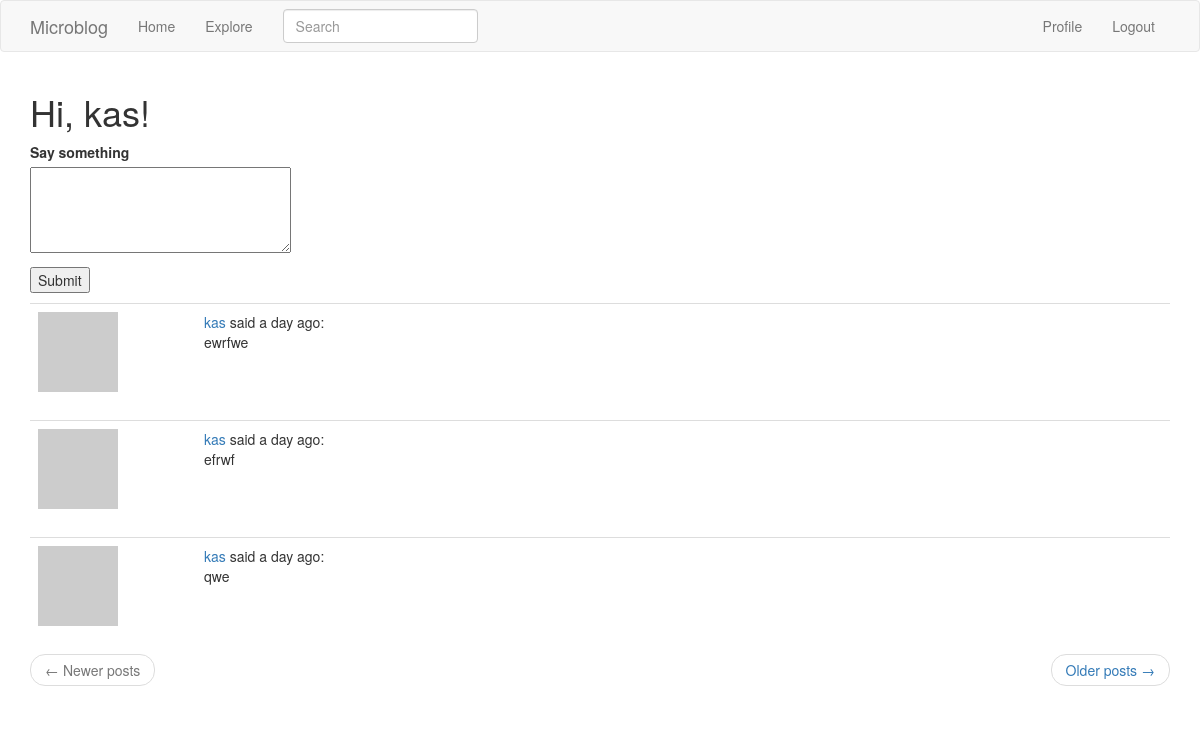
Before: /index (signed in) with the older database file.
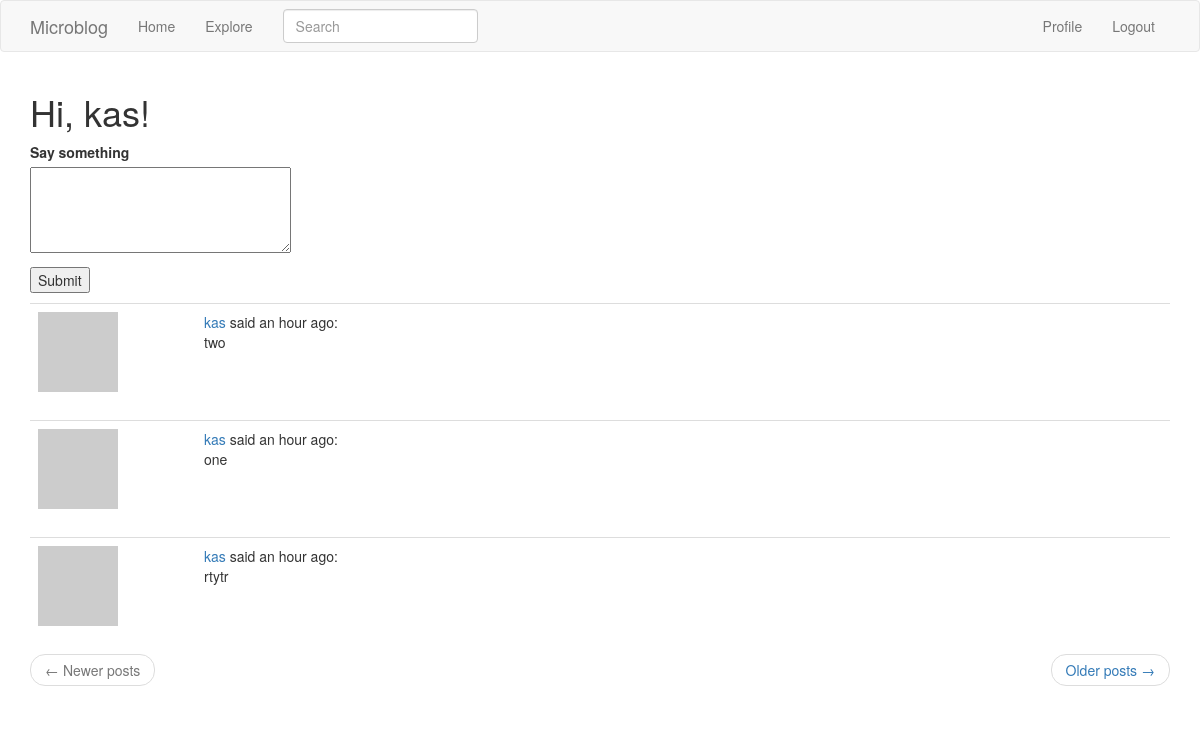
After: the same page with the newer database file.
### app_dir/models.py (models this page shows, shortened)
class User(UserMixin, db.Model):
    id = db.Column(db.Integer, primary_key=True)
    username = db.Column(db.String(64), index=True, unique=True)
    email = db.Column(db.String(120), index=True, unique=True)
    password_hash = db.Column(db.String(128))
    posts = db.relationship('Post', backref='author', lazy='dynamic')
    about_me = db.Column(db.String(140))
    last_seen = db.Column(db.DateTime, default=datetime.utcnow)
    followed = db.relationship(
        'User', secondary=followers,
        primaryjoin=(followers.c.follower_id == id),
        secondaryjoin=(followers.c.followed_id == id),
        backref=db.backref('followers', lazy='dynamic'), lazy='dynamic')
    def avatar(self, size):
        digest = md5(self.email.lower().encode('utf-8')).hexdigest()
        return 'https://www.gravatar.com/avatar/{}?d=identicon&s={}'.format(
            digest, size)
    def followed_posts(self):
        followed = Post.query.join(
            followers, (followers.c.followed_id == Post.user_id)).filter(
            followers.c.follower_id == self.id)
        own = Post.query.filter_by(user_id=self.id)
        return followed.union(own).order_by(Post.timestamp.desc())

class SearchableMixin(object):
    @classmethod
    def before_commit(cls, session):
        session._changes = {
            'add': list(session.new),
            'update': list(session.dirty),
            'delete': list(session.deleted)
        }
    @classmethod
    def after_commit(cls, session):
        for obj in session._changes['add']:
            if isinstance(obj, SearchableMixin):
                add_to_index(obj.__tablename__, obj)
        for obj in session._changes['update']:
            if isinstance(obj, SearchableMixin):
                add_to_index(obj.__tablename__, obj)
        for obj in session._changes['delete']:
            if isinstance(obj, SearchableMixin):
                remove_from_index(obj.__tablename__, obj)
        session._changes = None

class Post(SearchableMixin, db.Model):
    __searchable__ = ['body']
    id = db.Column(db.Integer, primary_key=True)
    body = db.Column(db.String(140))
    timestamp = db.Column(db.DateTime, index=True, default=datetime.utcnow)
    user_id = db.Column(db.Integer, db.ForeignKey('user.id'))

### app_dir/main/routes.py (the view)
@bp.route('/', methods=['GET', 'POST'])
@bp.route('/index', methods=['GET', 'POST'])
@login_required
def index():
    form = PostForm()
    if form.validate_on_submit():
        post = Post(body=form.post.data, author=current_user)
        db.session.add(post)
        db.session.commit()
        flash('Your post is now live!')
        return redirect(url_for('main.index'))
    page = request.args.get('page', 1, type=int)
    posts = current_user.followed_posts().paginate(
        page, current_app.config['POSTS_PER_PAGE'], False)
    next_url = url_for('main.index', page=posts.next_num) \
        if posts.has_next else None
    prev_url = url_for('main.index', page=posts.prev_num) \
        if posts.has_prev else None
    return render_template('index.html', title='Home', form=form,
                           posts=posts.items, next_url=next_url,
                           prev_url=prev_url)

### app_dir/main/forms.py
class SearchForm(FlaskForm):
    q = StringField(_l('Search'), validators=[DataRequired()])
    def __init__(self, *args, **kwargs):
        if 'formdata' not in kwargs:
            kwargs['formdata'] = request.args
        if 'csrf_enabled' not in kwargs:
            kwargs['csrf_enabled'] = False
        super(SearchForm, self).__init__(*args, **kwargs)

class PostForm(FlaskForm):
    post = TextAreaField('Say something', validators=[
        DataRequired(), Length(min=1, max=140)])
    submit = SubmitField('Submit')

### app_dir/main/routes.py (called while the page is built)
@bp.before_app_request
def before_request():
    if current_user.is_authenticated:
        current_user.last_seen = datetime.utcnow()
        db.session.commit()
        g.search_form = SearchForm()
    g.locale = str(get_locale())

@bp.before_app_request
def before_request():
    g.locale = str(get_locale())

### app_dir/models.py (called while the page is built)
@login.user_loader
def load_user(id):
    return User.query.get(int(id))

### app_dir/templates/index.html (shortened to what this page needs)
{% extends "base.html" %}
{% block app_content %}
    <h1>Hi, {{ current_user.username }}!</h1>
    {% if form %}
        <form action="" method="post">
            <p>
                {{ form.post.label }}<br>
                {{ form.post(cols=32, rows=4) }}<br>
            </p>
            <p>{{ form.submit() }}</p>
        </form>
    {% endif %}
    {% for post in posts %}
        {% include '_post.html' %}
    {% endfor %}
    <nav aria-label="...">
        <ul class="pager">
            <li class="previous{% if not prev_url %} disabled{% endif %}">
                <a href="{{ prev_url or '#' }}">
                    <span aria-hidden="true">&larr;</span> Newer posts
                </a>
            </li>
            <li class="next{% if not next_url %} disabled{% endif %}">
                <a href="{{ next_url or '#' }}">
                    Older posts <span aria-hidden="true">&rarr;</span>
                </a>
            </li>
        </ul>
    </nav>
{% endblock %}

### app_dir/templates/base.html (shortened to what this page needs)
{% extends 'bootstrap/base.html' %}
{% block navbar %}
    <nav class="navbar navbar-default">
        <div class="container">
            <div class="navbar-header">
                <a class="navbar-brand" href="{{ url_for('main.index') }}">Microblog</a>
            </div>
            <div class="collapse navbar-collapse" id="bs-example-navbar-collapse-1">
                <ul class="nav navbar-nav">
                    <li><a href="{{ url_for('main.index') }}">Home</a></li>
                    <li><a href="{{ url_for('main.explore') }}">Explore</a></li>
                </ul>
                <ul class="nav navbar-nav navbar-right">
                    {% if current_user.is_anonymous %}
                    <li><a href="{{ url_for('auth.login') }}">Login</a></li>
                    {% else %}
                    <li><a href="{{ url_for('main.user', username=current_user.username) }}">Profile</a></li>
                    <li><a href="{{ url_for('auth.logout') }}">Logout</a></li>
                    {% endif %}
                </ul>
            {% if g.search_form %}
            <form class="navbar-form navbar-left" method="get"
                    action="{{ url_for('main.search') }}">
                <div class="form-group">
                    {{ g.search_form.q(size=20, class='form-control',
                        placeholder=g.search_form.q.label.text) }}
                </div>
            </form>
            {% endif %}
            </div>
        </div>
    </nav>
{% endblock %}
{% block content %}
    <div class="container">
        {% block app_content %}{% endblock %}
    </div>
{% endblock %}

### app_dir/templates/_post.html (shortened to what this page needs)
<table class="table table-hover">
    <tr>
        <td width="70px">
            <a href="{{ url_for('main.user', username=post.author.username) }}">
                <img src="{{ post.author.avatar(70) }}" />
            </a>
        </td>
        <td width="70px">
        </td>
        <td>
            {{ _('%(username)s said %(when)s',
                username=user_link, when=moment(post.timestamp).fromNow()) }}:
            <br>
            {{ post.body }}
        </td>
    </tr>
</table>

Changed rows visible on the page:
no longer on this page (row unchanged): Post: body "ewrfwe"
no longer on this page (row unchanged): Post: body "efrwf"
no longer on this page (row unchanged): Post: body "qwe"
added Post: body "two"
added Post: body "one"
added Post: body "rtytr"
